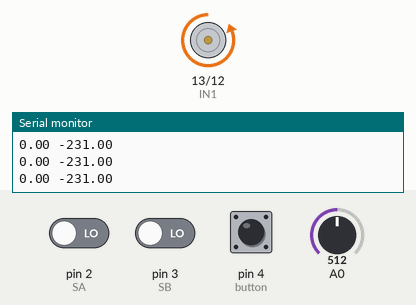
Recording of a sketch running on a simulated Arduino Uno, built with avr-gcc and run on an emulated ATmega328P. Parts: motor-driver pin pairs drawn as motors (green arrow = first pin HIGH = forward, orange = second pin HIGH = backward, longer = more drive, scaled by the enable pin), the last lines printed to the serial monitor. Inputs (shaded band) come from the test bench; at power-on: A0 = 512, pin 2 (SA) LOW, pin 3 (SB) LOW, pin 4 (button) LOW.

Above: at 1.2 s.
1.3 s: A0 set to 4
2.8 s: A0 set to 1
At 3.7 s:
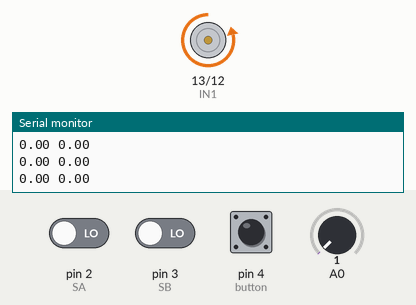
4.3 s: pin 2 (SA) driven HIGH
At 4.7 s:
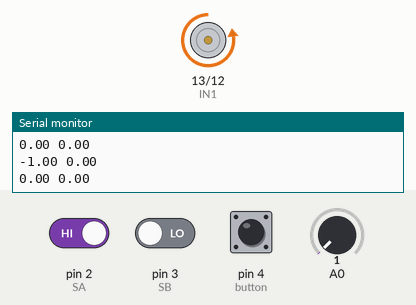
Timing chart, 0 to 7.3 s (numbered marks = the images above; inputs shaded):
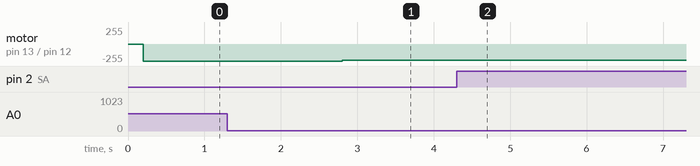

The sketch:

PIDrpm.ino
```cpp
#include <util/atomic.h>


#define ENA 5
#define IN1 13
#define IN2 12
#define SA 2
#define SB 3
#define button 4

float resolution = 300.0;
float lastInput = 0.0;
float lastTime;
float prevT;
float outMin = 0;
float outMax = 462;
volatile int pulses = 0;
volatile int theta = 0;
int pos = 0;
float eprev = 0.0;
float eintegral = 0.0;
float target;
float kp,kd,ki;
float aggkp = 10.8, aggkd = 0.5714, aggki = 0.831;
float conskp = 10.8, conskd = 0.7714, conski = 0.971;
void setTunings(float p, float i ,float d){
  kp = p;
  ki = i;
  kd = d;
}
void setMotor(int dir, int pwmVal) {
  analogWrite(ENA, pwmVal);
  if(dir == 1){ // CW
    digitalWrite(IN1, HIGH);
    digitalWrite(IN2, LOW);
  }
  else if(dir == -1){ // CCW
    digitalWrite(IN1, LOW);
    digitalWrite(IN2, HIGH);
  }
  else{
    digitalWrite(IN1, LOW);
    digitalWrite(IN2, LOW);
  }
}
void readEncoder() {
  pulses++;
  int b = digitalRead(SB);
  if(b>0){ //CW
    theta = 1;
  }
  else{ //CCW
    theta = -1;
  }
}
void setup() {
  // put your setup code here, to run once:
  Serial.begin(1000000);
  pinMode(IN1, OUTPUT);
  pinMode(IN2, OUTPUT);
  pinMode(SA, INPUT);
  pinMode(SB, INPUT);
  pinMode(button, INPUT);
  attachInterrupt(0, readEncoder, RISING);
  target = analogRead(0)*(2*digitalRead(4)-1);
  prevT = micros();
}

void loop() {
  // put your main code here, to run repeatedly:
  target = map(analogRead(0),0,1023,outMin,outMax)*(2*digitalRead(4)-1);
  float rpm;
  float currT = micros();
  float deltaT = (currT-prevT);
  int dir;
  if(deltaT>=2.0e5){
    ATOMIC_BLOCK(ATOMIC_RESTORESTATE){
      rpm = (float)pulses/deltaT/resolution*60*1.0e6;
      pulses = 0;
      dir = theta;
    }
    prevT = micros();
    float e = target - rpm*dir;
    float gap = fabs(e);
    if (gap<10)
      setTunings(conskp,conski,conskd);
    else{
      setTunings(aggkp,aggki,aggkd);
    }
    float dedt = -(rpm-lastInput)/(deltaT/1.0e6);
    eintegral = eintegral + e*(deltaT/1.0e6);
    if (eintegral>255) eintegral = 255;
    else if (eintegral < -255) eintegral = -255;
    float u = kp*e + kd*dedt + ki*eintegral;
    float pwm = fabs(u);
    if(pwm>255) pwm = 255;
    lastInput = rpm;
    setMotor(2*(u>0)-1, pwm);
    Serial.print(rpm*dir);
    Serial.print(" ");
    Serial.print(target);
    Serial.println();
  }

}
```

Measured:
- after the input at 2.8 s, motor on pin 13 (IN1) / pin 12 (IN2): backward 255/255 → backward 247/255 at once
- after the input at 4.3 s, motor on pin 13 (IN1) / pin 12 (IN2): backward 247/255 → backward 240/255 after 0.11 s, → backward 243/255 0.20 s later, → backward 247/255 0.20 s later
